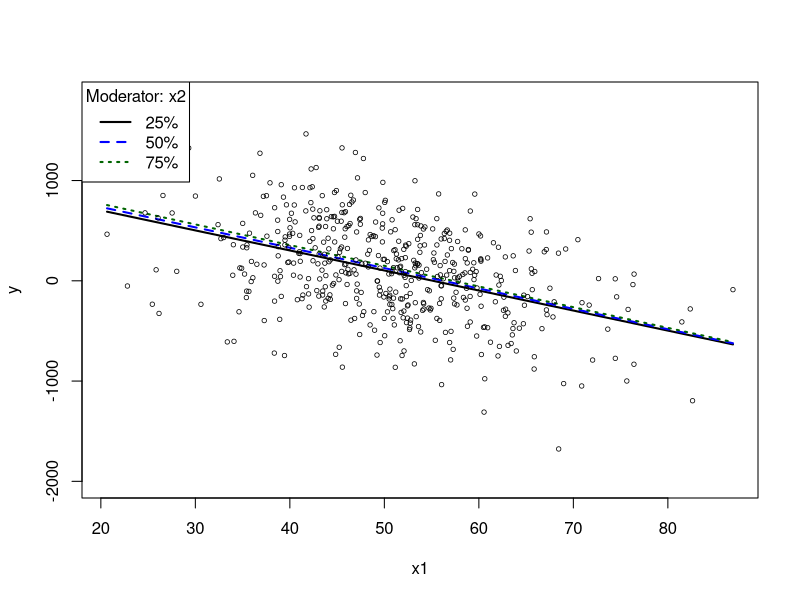
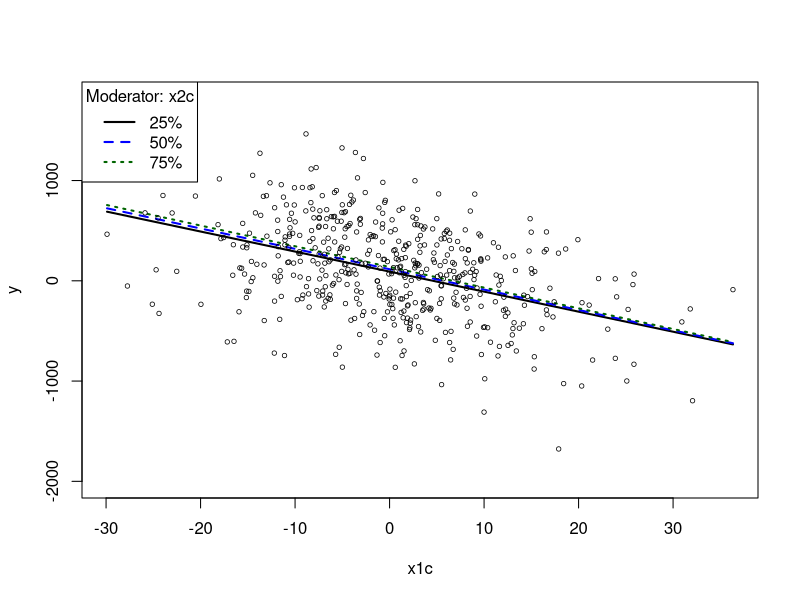
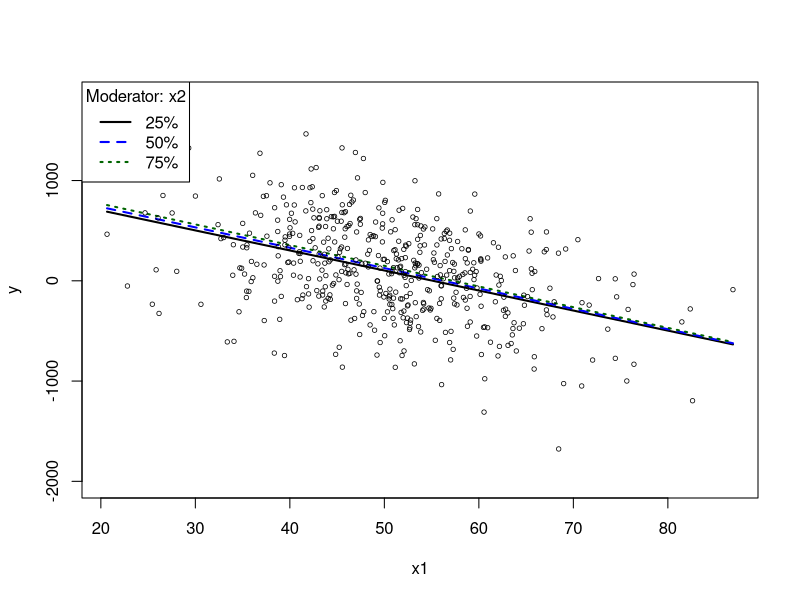
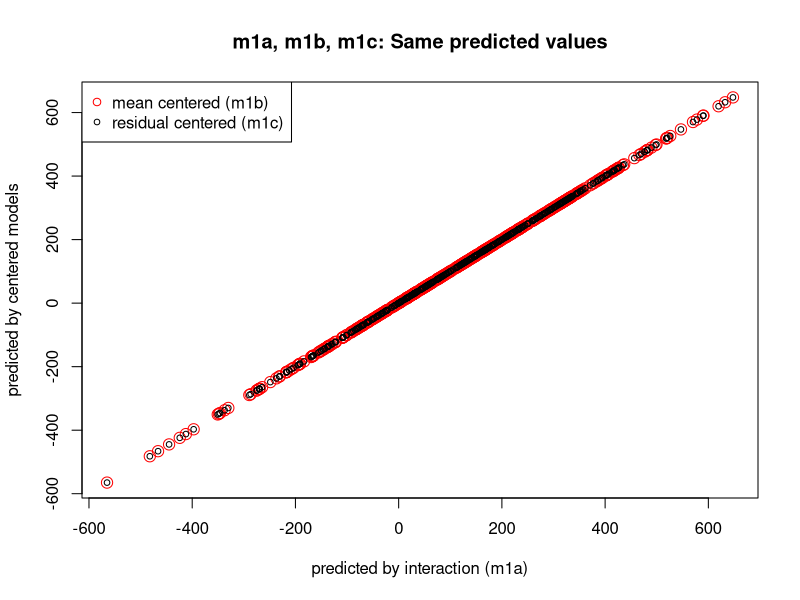

The R script that drew these images, in order: (Note: this script raises an error after producing the figures.)
## Paul Johnson
## 2013-09-21

## 1. Explore a regression with interation and nonlinearity

library(rockchalk)
set.seed(832345)
N <- 500

dat <- genCorrelatedData2(N = N, means = c(50, 50, 50), sds = rep(10, 3),
                          rho = 0.2, beta = c(300, 0.7, 3, 3, -0.15),
                          stde = 400)

dat$xcat1 <- factor(sample(c("left", "right"), N, replace = T, prob = c(0.4, 0.6)))
dat$xcat2 <- cut(rnorm(N), breaks = c(-Inf, 0, 0.4, 0.9, 1, Inf),
                  labels = c("R", "M", "D", "P", "G"))

dat$y <- dat$y + 2.2*  contrasts(dat$xcat1)[dat$xcat1] - .08 * dat$x1^2 * contrasts(dat$xcat1)[dat$xcat1]  + contrasts(dat$xcat2)[dat$xcat2, ] %*% c(-0.1, 1.1, 0, -0.4)


## The true model
## y ~ 300 + 0.9 x1 + 3 x2 + 3 x3 - 0.15 x1^2 + 2.2 xcat1 - 0.1 x1^2 * xcat1
##             - 0.1 x2catM +  1.1 x2catD +  0 x2catP - 0.4 x2catG
##             + rnorm(0, 200) 


##
m0 <- lm (y ~ x1 + x2 + x3, data = dat)
summary(m0)


m1a <- lm (y ~ x1*x2 + x3, data = dat)
summary(m1a)
m1apc <- plotCurves(m1a, plotx = "x1", modx = "x2", ylim = 1.2 * range(dat$y))

m1b <- meanCenter(m1a)
summary(m1b)
m1bpc <- plotCurves(m1b, plotx = "x1c", modx = "x2c", ylim = 1.2 * range(dat$y))


m1c <- residualCenter(m1a)
summary(m1c)
m1cpc <- plotCurves(m1c, plotx = "x1", modx = "x2", ylim = 1.2 * range(dat$y))


m1pr <- data.frame(m1a = predict(m1a), m1b = predict(m1b), m1c = predict(m1c))

plot(m1pr$m1a, m1pr$m1b, main = "m1a, m1b, m1c: Same predicted values", col = "red", cex = 1.5, xlab = "predicted by interaction (m1a)", ylab = "predicted by centered models")
points(m1pr$m1a, m1pr$m1c, cex = 0.75)
legend("topleft", legend = c("mean centered (m1b)", "residual centered (m1c)"), pch = c(1, 1),
       pt.cex = c(1, 0.75),    col = c("red","black"))

cor(m1predicted)


## Other wrong models I played with



## m2b <- meanCenter(m2a)
## summary(m2b)
## plotCurves(m2b, plotx = "x1c", modx = "xcat1", interval = "confidence")

## m2c <- residualCenter(m2a)
## summary(m2c)



## m2 <- lm (y  ~ log(x1) + x2 + x3 + xcat1, data = dat)
## summary(m2)
## plotCurves(m2, plotx = "x1", modx = "xcat1" , interval = "confidence")
## plotCurves(m2, plotx = "x1", modx = "xcat1",
##            col = c(rgb(.2, .2, .8), rgb(.9, .0, .0)), interval = "confidence")


m2 <- lm (y ~ x1 + xcat1 + x2 + x3, data = dat)
summary(m2)

plotCurves(m2a, plotx = "x1", modx = "xcat1", interval = "confidence")

## Should x1 be squared? Lets see

m2a <- lm (y ~ (x1 + I(x1*x1)) * xcat1 + x2 + x3, data = dat)
summary(m2a)
m2apc <- plotCurves(m2a, plotx = "x1", modx = "xcat1", interval = "confidence", main = "Ordinary polynomial")



m2b <- meanCenter(m2a, terms = "x1")
summary(m2b)
m2bpc <- plotCurves(m2b, plotx = "x1c", modx = "xcat1", interval = "confidence", main = "Mean-centered x1")


m2c <- lm (y  ~ poly(x1, 2) * xcat1 + x2 + x3, data = dat)
summary(m2c)
m2cpc <- plotCurves(m2c, plotx = "x1", modx = "xcat1", interval = "confidence", main = "Orthogonal Polynomial")


m2pr <- data.frame(m2a = predict(m2a), m2b = predict(m2b), m2c = predict(m2c))

plot(m2pr$m2a, m2pr$m2b, main = "m2a, m2b, m2c: Same predicted values", col = "red", cex = 1.5, xlab = "predicted by interaction (m2a)", ylab = "predicted by centered models")
points(m2pr$m2a, m2pr$m2c, cex = 0.75)
legend("topleft", legend = c("mean centered (m2b)", "residual centered (m2c)"), pch = c(1, 1),
       pt.cex = c(1, 0.75),    col = c("red","black"))

cor(m2pr)
head(m2pr)



m3a <- lm (y ~ (x1 + I(x1*x1)) * xcat1 + x2 + x3 + xcat2, data = dat)
summary(m3a)
m3apc <- plotCurves(m3a, plotx = "x1", modx = "xcat1", interval = "confidence", main = "Ordinary polynomial")

m3b <- meanCenter(m3a, terms = "x1")
summary(m3b)
m3bpc <- plotCurves(m3b, plotx = "x1c", modx = "xcat1", interval = "confidence", main = "Mean-centered x1")


m3pr <- data.frame(m3a = predict(m3a), m3b = predict(m3b))

plot(m3pr$m3a, m3pr$m3b, main = "m3a, m3b: Same predicted values", col = "red", cex = 1.5, xlab = "predicted by interaction (m2a)", ylab = "predicted by mean centered")


cor(m3pr)
head(m3pr)



## Bugs noted 2013-09-22
## no curve if no moderator
## genCorrelatedData2 calculated correctly, wrong output descriptive report






## Main point. First 5 observation rows same, rest are added.
## Works because of rockchalk::mvrnorm, which is a very slightly
## tweaked version of MASS::mvrnorm.

## Input to mvrnorm must be a MU vector and SIGMA covar matrix.
## How to make a Covar matrix?

## Try my lazyCor and lazyCov
mycor <- lazyCor(c(0.3, 0.1, 0.4, 0.2, 0.4, 0.5))
mycor

mycov <- lazyCov(tcor, Sd = c(100, 200, 300, 400))
mycov

set.seed(443244)
datM1 <- MASS::mvrnorm(5, mu = c(10, 20, 30, 10), Sigma = tcov)
datM1

set.seed(443244)
datM2 <- MASS::mvrnorm(10, mu = c(10, 20, 30, 10), Sigma = tcov)
datM2

set.seed(443244)
datM1 <- rockchalk::mvrnorm(5, mu = c(10, 20, 30, 10), Sigma = tcov)
datM1

set.seed(443244)
datM2 <- rockchalk::mvrnorm(10, mu = c(10, 20, 30, 10), Sigma = tcov)
datM2




set.seed(12345)
dat <- genCorrelatedData2(N = 10, means = c(50, 50, 50), sds = rep(10, 3),
                               rho = 0.2, beta = c(300, 1.5, 3, 3, -0.7), stde = 950)
dat

set.seed(12345)
dat2 <- genCorrelatedData2(N = 15, means = c(50, 50, 50), sds = rep(10, 3),
                               rho = 0.2, beta = c(300, 1.5, 3, 3, -0.7), stde = 950)

dat2




tWish <- rWishart(n = 100, df = 2000, Sigma = tcov)
 
